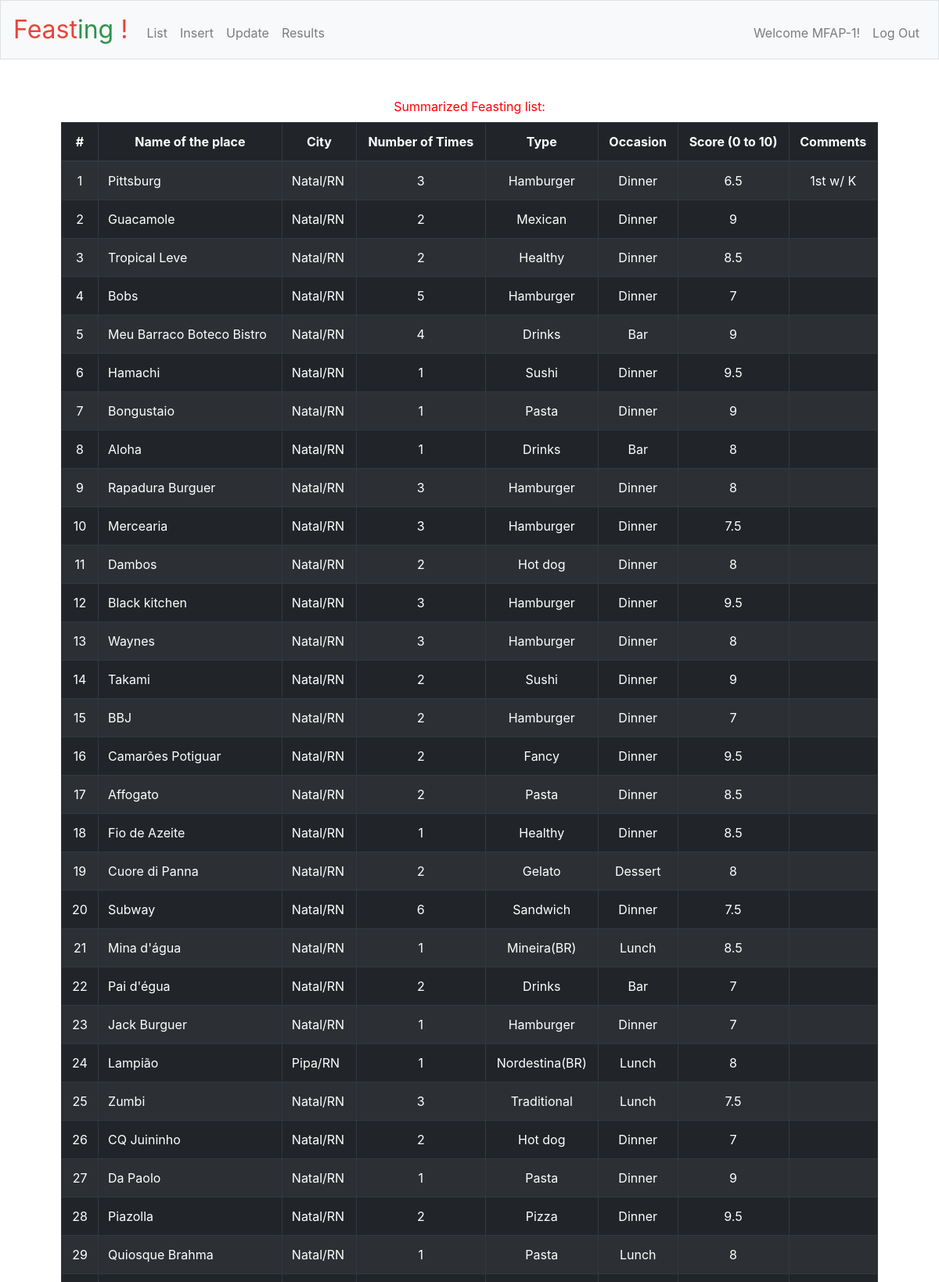
Page / (signed in, upper part) on the committed database.
### tables this page shows
CREATE TABLE 'active_places' ('id' INTEGER PRIMARY KEY AUTOINCREMENT NOT NULL, 'users_id' INTEGER NOT NULL, 'nome_lugar' TEXT NOT NULL, 'cidade' TEXT NOT NULL, 'idas' INTEGER NOT NULL, 'tipo' TEXT NOT NULL, 'refeicao' TEXT NOT NULL, 'nota' NUMERIC NOT NULL, 'comentario' TEXT NOT NULL);

### application.py (the view)
@app.route("/")
@login_required
def index():
    now = datetime.now()
    table = db.execute("SELECT nome_lugar, cidade, idas, tipo, refeicao, nota, comentario FROM active_places WHERE users_id=:user_id",
                        user_id=session["user_id"])
    return render_template("index.html", now=now.strftime("%d/%m/%Y %H:%M:%S"),
                            table=table) #cash=usd(cash_available), total=usd(total_portfolio))

### application.py (called while the page is built)
@app.after_request
def after_request(response):
    response.headers["Cache-Control"] = "no-cache, no-store, must-revalidate"
    response.headers["Expires"] = 0
    response.headers["Pragma"] = "no-cache"
    return response

### helpers.py (called while the page is built)
def login_required(f):
    @wraps(f)
    def decorated_function(*args, **kwargs):
        if session.get("user_id") is None:
            return redirect("/login")
        return f(*args, **kwargs)
    return decorated_function

### templates/index.html (shortened to what this page needs)
{% extends "layout.html" %}
{% block main %}
    <label>Summarized Feasting list:</label>
    <br>
    <table class="table table-striped table-dark table-bordered">
        <thead>
            <tr>
                <th scope="col">#</th>
                <th scope="col">Name of the place</th>
                <th scope="col">City</th>
                <th scope="col">Number of Times</th>
                <th scope="col">Type</th>
                <th scope="col">Occasion</th>
                <th scope="col">Score (0 to 10)</th>
                <th scope="col">Comments</th>
            </tr>
        </thead>
        <tbody>
            {% for row in table %}
                <tr>
                    <td> <div id="table_index" class="count"></div> </td>
                    <td style="text-align:left">{{row["nome_lugar"]}}</td>
                    <td style="text-align:left">{{row["cidade"]}}</td>
                    <td>{{row["idas"]}}</td>
                    <td>{{row["tipo"]}}</td>
                    <td>{{row["refeicao"]}}</td>
                    <td>{{row["nota"]}}</td>
                    <td>{{row["comentario"]}}</td>
                </tr>
            {% endfor %}
        </tbody>
    </table>
{% endblock %}

### templates/layout.html (shortened to what this page needs)
<!DOCTYPE html>
<html lang="en">
    <head>
        <link href="https://maxcdn.bootstrapcdn.com/bootstrap/4.1.3/css/bootstrap.min.css" rel="stylesheet">
        <link href="/static/styles.css" rel="stylesheet">
    </head>
    <body>
        <nav class="navbar navbar-expand-md navbar-light bg-light border">
            <a class="navbar-brand" href="/"><span class="red">Feast</span><span class="green">ing</span>  <span class="red">!</span></a>
            <div class="collapse navbar-collapse" id="navbar">
                {% if session.user_id %}
                    <ul class="navbar-nav mr-auto mt-2">
                        <li class="nav-item"><a class="nav-link" href="/">List</a></li>
                        <li class="nav-item"><a class="nav-link" href="/insert">Insert</a></li>
                        <li class="nav-item"><a class="nav-link" href="/update">Update</a></li>
                        <li class="nav-item"><a class="nav-link" href="/results">Results</a></li>
                    </ul>
                    <ul class="navbar-nav ml-auto mt-2">
                        <li class="nav-item"><a class="nav-link">Welcome {{session.username}}!</a></li>
                        <li class="nav-item"><a class="nav-link" href="/logout">Log Out</a></li>
                    </ul>
                {% else %}
                    <ul class="navbar-nav ml-auto mt-2">
                        <li class="nav-item"><a class="nav-link" href="/register">Register</a></li>
                        <li class="nav-item"><a class="nav-link" href="/login">Log In</a></li>
                    </ul>
                {% endif %}
            </div>
        </nav>
        <main class="container p-5">
            {% block main %}{% endblock %}
        </main>
    </body>
</html>

### static/styles.css (style rules this page uses)
nav .navbar-brand { font-size: xx-large; }
nav .navbar-brand .red { color: #ea433b; }
nav .navbar-brand .green { color: #2e944b; }
main { overflow-x: auto; text-align: center; }
label { color: red; }
table { counter-reset: section; }
.count:before { counter-increment: section; content: counter(section); }

### rows in the picture
active_places: nome_lugar "Pittsburg", cidade "Natal/RN", idas "3", tipo "Hamburger", refeicao "Dinner", nota "6.5", comentario "1st w/ K"
active_places: nome_lugar "Guacamole", cidade "Natal/RN", idas "2", tipo "Mexican", refeicao "Dinner", nota "9"
active_places: nome_lugar "Tropical Leve", cidade "Natal/RN", idas "2", tipo "Healthy", refeicao "Dinner", nota "8.5"
active_places: nome_lugar "Bobs", cidade "Natal/RN", idas "5", tipo "Hamburger", refeicao "Dinner", nota "7"
active_places: nome_lugar "Meu Barraco Boteco Bistro", cidade "Natal/RN", idas "4", tipo "Drinks", refeicao "Bar", nota "9"
active_places: nome_lugar "Hamachi", cidade "Natal/RN", idas "1", tipo "Sushi", refeicao "Dinner", nota "9.5"
active_places: nome_lugar "Bongustaio", cidade "Natal/RN", idas "1", tipo "Pasta", refeicao "Dinner", nota "9"
active_places: nome_lugar "Aloha", cidade "Natal/RN", idas "1", tipo "Drinks", refeicao "Bar", nota "8"
active_places: nome_lugar "Rapadura Burguer", cidade "Natal/RN", idas "3", tipo "Hamburger", refeicao "Dinner", nota "8"
active_places: nome_lugar "Mercearia", cidade "Natal/RN", idas "3", tipo "Hamburger", refeicao "Dinner", nota "7.5"
active_places: nome_lugar "Dambos", cidade "Natal/RN", idas "2", tipo "Hot dog", refeicao "Dinner", nota "8"
active_places: nome_lugar "Black kitchen", cidade "Natal/RN", idas "3", tipo "Hamburger", refeicao "Dinner", nota "9.5"
active_places: nome_lugar "Waynes", cidade "Natal/RN", idas "3", tipo "Hamburger", refeicao "Dinner", nota "8"
active_places: nome_lugar "Takami", cidade "Natal/RN", idas "2", tipo "Sushi", refeicao "Dinner", nota "9"
active_places: nome_lugar "BBJ", cidade "Natal/RN", idas "2", tipo "Hamburger", refeicao "Dinner", nota "7"
active_places: nome_lugar "Camarões Potiguar", cidade "Natal/RN", idas "2", tipo "Fancy", refeicao "Dinner", nota "9.5"
active_places: nome_lugar "Affogato", cidade "Natal/RN", idas "2", tipo "Pasta", refeicao "Dinner", nota "8.5"
active_places: nome_lugar "Fio de Azeite", cidade "Natal/RN", idas "1", tipo "Healthy", refeicao "Dinner", nota "8.5"
active_places: nome_lugar "Cuore di Panna", cidade "Natal/RN", idas "2", tipo "Gelato", refeicao "Dessert", nota "8"
active_places: nome_lugar "Subway", cidade "Natal/RN", idas "6", tipo "Sandwich", refeicao "Dinner", nota "7.5"
active_places: nome_lugar "Mina d'água", cidade "Natal/RN", idas "1", tipo "Mineira(BR)", refeicao "Lunch", nota "8.5"
active_places: nome_lugar "Pai d'égua", cidade "Natal/RN", idas "2", tipo "Drinks", refeicao "Bar", nota "7"
active_places: nome_lugar "Jack Burguer", cidade "Natal/RN", idas "1", tipo "Hamburger", refeicao "Dinner", nota "7"
active_places: nome_lugar "Lampião", cidade "Pipa/RN", idas "1", tipo "Nordestina(BR)", refeicao "Lunch", nota "8"
active_places: nome_lugar "Zumbi", cidade "Natal/RN", idas "3", tipo "Traditional", refeicao "Lunch", nota "7.5"
active_places: nome_lugar "CQ Juininho", cidade "Natal/RN", idas "2", tipo "Hot dog", refeicao "Dinner", nota "7"
active_places: nome_lugar "Da Paolo", cidade "Natal/RN", idas "1", tipo "Pasta", refeicao "Dinner", nota "9"
active_places: nome_lugar "Piazolla", cidade "Natal/RN", idas "2", tipo "Pizza", refeicao "Dinner", nota "9.5"
active_places: nome_lugar "Quiosque Brahma", cidade "Natal/RN", idas "1", tipo "Pasta", refeicao "Lunch", nota "8"

### other values in the picture
{{ session.username }} "MFAP-1"
